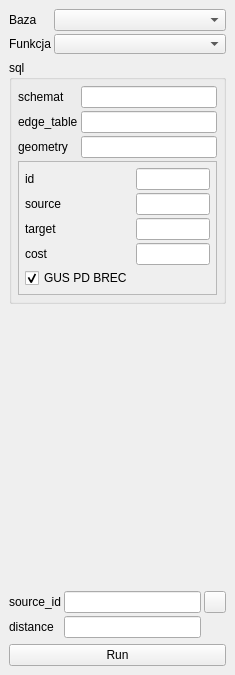
<?xml version="1.0" encoding="UTF-8"?>
<ui version="4.0">
 <class>izochronWidget</class>
 <widget class="QDockWidget" name="izochronWidget">
  <property name="geometry">
   <rect>
    <x>0</x>
    <y>0</y>
    <width>235</width>
    <height>675</height>
   </rect>
  </property>
  <property name="windowTitle">
   <string>Czasy nominalne</string>
  </property>
  <widget class="QWidget" name="dockWidgetContents">
   <layout class="QVBoxLayout" name="verticalLayout">
    <item>
     <layout class="QGridLayout" name="gridLayoutBase">
      <property name="spacing">
       <number>3</number>
      </property>
      <item row="0" column="0">
       <widget class="QLabel" name="labelConnections">
        <property name="locale">
         <locale language="English" country="UnitedStates"/>
        </property>
        <property name="text">
         <string>Baza</string>
        </property>
       </widget>
      </item>
      <item row="1" column="0">
       <widget class="QLabel" name="labelFunction">
        <property name="locale">
         <locale language="English" country="UnitedStates"/>
        </property>
        <property name="text">
         <string>Funkcja</string>
        </property>
       </widget>
      </item>
      <item row="0" column="1">
       <widget class="QComboBox" name="comboConnections">
        <property name="locale">
         <locale language="English" country="UnitedStates"/>
        </property>
       </widget>
      </item>
      <item row="1" column="1">
       <widget class="QComboBox" name="comboBoxFunction">
        <property name="enabled">
         <bool>true</bool>
        </property>
        <property name="sizePolicy">
         <sizepolicy hsizetype="Expanding" vsizetype="Fixed">
          <horstretch>0</horstretch>
          <verstretch>0</verstretch>
         </sizepolicy>
        </property>
        <property name="maximumSize">
         <size>
          <width>16777215</width>
          <height>20</height>
         </size>
        </property>
        <property name="locale">
         <locale language="English" country="UnitedStates"/>
        </property>
        <property name="currentIndex">
         <number>-1</number>
        </property>
       </widget>
      </item>
     </layout>
    </item>
    <item>
     <widget class="QGroupBox" name="groupBoxSql">
      <property name="locale">
       <locale language="English" country="UnitedStates"/>
      </property>
      <property name="title">
       <string>sql</string>
      </property>
      <layout class="QVBoxLayout" name="verticalLayout_2">
       <property name="spacing">
        <number>3</number>
       </property>
       <property name="sizeConstraint">
        <enum>QLayout::SetDefaultConstraint</enum>
       </property>
       <property name="margin">
        <number>6</number>
       </property>
       <item>
        <layout class="QGridLayout" name="gridLayout">
         <property name="spacing">
          <number>3</number>
         </property>
         <item row="0" column="0">
          <widget class="QLabel" name="labelSchemat">
           <property name="locale">
            <locale language="English" country="UnitedStates"/>
           </property>
           <property name="text">
            <string>schemat</string>
           </property>
          </widget>
         </item>
         <item row="0" column="1">
          <widget class="QLineEdit" name="lineEditSchemat">
           <property name="toolTip">
            <string>name of the database schema</string>
           </property>
          </widget>
         </item>
         <item row="1" column="0">
          <widget class="QLabel" name="labelTable">
           <property name="locale">
            <locale language="English" country="UnitedStates"/>
           </property>
           <property name="text">
            <string>edge_table</string>
           </property>
          </widget>
         </item>
         <item row="1" column="1">
          <widget class="QLineEdit" name="lineEditTable">
           <property name="toolTip">
            <string>name of the table containing the routable network</string>
           </property>
           <property name="locale">
            <locale language="English" country="UnitedStates"/>
           </property>
          </widget>
         </item>
         <item row="2" column="0">
          <widget class="QLabel" name="labelGeometry">
           <property name="locale">
            <locale language="English" country="UnitedStates"/>
           </property>
           <property name="text">
            <string>geometry</string>
           </property>
          </widget>
         </item>
         <item row="2" column="1">
          <widget class="QLineEdit" name="lineEditGeometry">
           <property name="toolTip">
            <string>name of the geometry column in network table</string>
           </property>
          </widget>
         </item>
        </layout>
       </item>
       <item>
        <widget class="QScrollArea" name="scrollAreaColumns">
         <property name="sizePolicy">
          <sizepolicy hsizetype="Expanding" vsizetype="Maximum">
           <horstretch>0</horstretch>
           <verstretch>0</verstretch>
          </sizepolicy>
         </property>
         <property name="maximumSize">
          <size>
           <width>16777215</width>
           <height>16777215</height>
          </size>
         </property>
         <property name="widgetResizable">
          <bool>true</bool>
         </property>
         <widget class="QWidget" name="scrollAreaWidgetContents">
          <property name="geometry">
           <rect>
            <x>0</x>
            <y>0</y>
            <width>195</width>
            <height>156</height>
           </rect>
          </property>
          <layout class="QGridLayout" name="gridLayout_2">
           <property name="sizeConstraint">
            <enum>QLayout::SetDefaultConstraint</enum>
           </property>
           <property name="margin">
            <number>6</number>
           </property>
           <property name="spacing">
            <number>3</number>
           </property>
           <item row="0" column="0">
            <layout class="QGridLayout" name="gridLayoutColumns">
             <property name="spacing">
              <number>3</number>
             </property>
             <item row="0" column="0">
              <widget class="QLabel" name="labelId">
               <property name="locale">
                <locale language="English" country="UnitedStates"/>
               </property>
               <property name="text">
                <string>id</string>
               </property>
              </widget>
             </item>
             <item row="0" column="1">
              <widget class="QLineEdit" name="lineEditId">
               <property name="toolTip">
                <string>identifier of the edge</string>
               </property>
               <property name="locale">
                <locale language="English" country="UnitedStates"/>
               </property>
              </widget>
             </item>
             <item row="1" column="0">
              <widget class="QLabel" name="labelSource">
               <property name="locale">
                <locale language="English" country="UnitedStates"/>
               </property>
               <property name="text">
                <string>source</string>
               </property>
              </widget>
             </item>
             <item row="1" column="1">
              <widget class="QLineEdit" name="lineEditSource">
               <property name="toolTip">
                <string>name of the source node column</string>
               </property>
               <property name="locale">
                <locale language="English" country="UnitedStates"/>
               </property>
              </widget>
             </item>
             <item row="2" column="0">
              <widget class="QLabel" name="labelTarget">
               <property name="locale">
                <locale language="English" country="UnitedStates"/>
               </property>
               <property name="text">
                <string>target</string>
               </property>
              </widget>
             </item>
             <item row="2" column="1">
              <widget class="QLineEdit" name="lineEditTarget">
               <property name="toolTip">
                <string>name of the target node column</string>
               </property>
               <property name="locale">
                <locale language="English" country="UnitedStates"/>
               </property>
              </widget>
             </item>
             <item row="3" column="0">
              <widget class="QLabel" name="labelCost">
               <property name="locale">
                <locale language="English" country="UnitedStates"/>
               </property>
               <property name="text">
                <string>cost</string>
               </property>
              </widget>
             </item>
             <item row="4" column="0">
              <widget class="QCheckBox" name="pd_brec_checkbox">
               <property name="toolTip">
                <string extracomment="Usage of Population Distribution form PD BREC by GUS"/>
               </property>
               <property name="locale">
                <locale language="English" country="UnitedStates"/>
               </property>
               <property name="text">
                <string>GUS PD BREC</string>
               </property>
               <property name="checked">
                <bool>true</bool>
               </property>
              </widget>
             </item>
             <item row="3" column="1">
              <widget class="QLineEdit" name="lineEditCost">
               <property name="toolTip">
                <string>edge traversal cost (a negative cost will prevent the edge from being inserted in the graph)</string>
               </property>
               <property name="locale">
                <locale language="English" country="UnitedStates"/>
               </property>
              </widget>
             </item>
            </layout>
           </item>
          </layout>
         </widget>
        </widget>
       </item>
      </layout>
     </widget>
    </item>
    <item>
     <spacer name="verticalSpacer">
      <property name="orientation">
       <enum>Qt::Vertical</enum>
      </property>
      <property name="sizeHint" stdset="0">
       <size>
        <width>20</width>
        <height>20</height>
       </size>
      </property>
     </spacer>
    </item>
    <item>
     <layout class="QGridLayout" name="gridLayoutArguments">
      <property name="spacing">
       <number>3</number>
      </property>
      <item row="1" column="0">
       <widget class="QLabel" name="labelDistance">
        <property name="locale">
         <locale language="English" country="UnitedStates"/>
        </property>
        <property name="text">
         <string>distance</string>
        </property>
       </widget>
      </item>
      <item row="0" column="0">
       <widget class="QLabel" name="labelSourceId">
        <property name="locale">
         <locale language="English" country="UnitedStates"/>
        </property>
        <property name="text">
         <string>source_id</string>
        </property>
       </widget>
      </item>
      <item row="0" column="1">
       <widget class="QLineEdit" name="lineEditSourceId">
        <property name="toolTip">
         <string>id of the start node</string>
        </property>
        <property name="locale">
         <locale language="English" country="UnitedStates"/>
        </property>
       </widget>
      </item>
      <item row="0" column="2">
       <widget class="QToolButton" name="buttonSelectSourceId">
        <property name="sizePolicy">
         <sizepolicy hsizetype="Preferred" vsizetype="Preferred">
          <horstretch>0</horstretch>
          <verstretch>0</verstretch>
         </sizepolicy>
        </property>
        <property name="maximumSize">
         <size>
          <width>22</width>
          <height>22</height>
         </size>
        </property>
        <property name="locale">
         <locale language="English" country="UnitedStates"/>
        </property>
        <property name="text">
         <string/>
        </property>
        <property name="icon">
         <iconset>
          <normaloff>icons/add.png</normaloff>icons/add.png</iconset>
        </property>
        <property name="checkable">
         <bool>true</bool>
        </property>
       </widget>
      </item>
      <item row="1" column="1">
       <widget class="QLineEdit" name="lineEditDistance">
        <property name="maximumSize">
         <size>
          <width>16777215</width>
          <height>16777215</height>
         </size>
        </property>
        <property name="locale">
         <locale language="English" country="UnitedStates"/>
        </property>
       </widget>
      </item>
      <item row="2" column="0" colspan="3">
       <layout class="QHBoxLayout" name="horizontalLayoutOption2">
        <property name="spacing">
         <number>3</number>
        </property>
        <property name="sizeConstraint">
         <enum>QLayout::SetMaximumSize</enum>
        </property>
       </layout>
      </item>
     </layout>
    </item>
    <item>
     <layout class="QHBoxLayout" name="horizontalLayoutCommands">
      <property name="spacing">
       <number>3</number>
      </property>
      <property name="rightMargin">
       <number>0</number>
      </property>
      <item>
       <widget class="QPushButton" name="buttonRun">
        <property name="minimumSize">
         <size>
          <width>70</width>
          <height>0</height>
         </size>
        </property>
        <property name="maximumSize">
         <size>
          <width>16777215</width>
          <height>16777215</height>
         </size>
        </property>
        <property name="locale">
         <locale language="English" country="UnitedStates"/>
        </property>
        <property name="text">
         <string>Run</string>
        </property>
        <property name="flat">
         <bool>false</bool>
        </property>
       </widget>
      </item>
     </layout>
    </item>
    <item>
     <layout class="QHBoxLayout" name="horizontalLayout">
      <property name="spacing">
       <number>3</number>
      </property>
     </layout>
    </item>
   </layout>
  </widget>
 </widget>
 <tabstops>
  <tabstop>comboConnections</tabstop>
  <tabstop>comboBoxFunction</tabstop>
  <tabstop>lineEditTable</tabstop>
  <tabstop>lineEditGeometry</tabstop>
  <tabstop>lineEditSchemat</tabstop>
  <tabstop>scrollAreaColumns</tabstop>
  <tabstop>lineEditId</tabstop>
  <tabstop>lineEditSource</tabstop>
  <tabstop>lineEditTarget</tabstop>
  <tabstop>lineEditCost</tabstop>
  <tabstop>lineEditSourceId</tabstop>
  <tabstop>buttonSelectSourceId</tabstop>
  <tabstop>lineEditDistance</tabstop>
  <tabstop>buttonRun</tabstop>
 </tabstops>
 <resources/>
 <connections/>
</ui>
